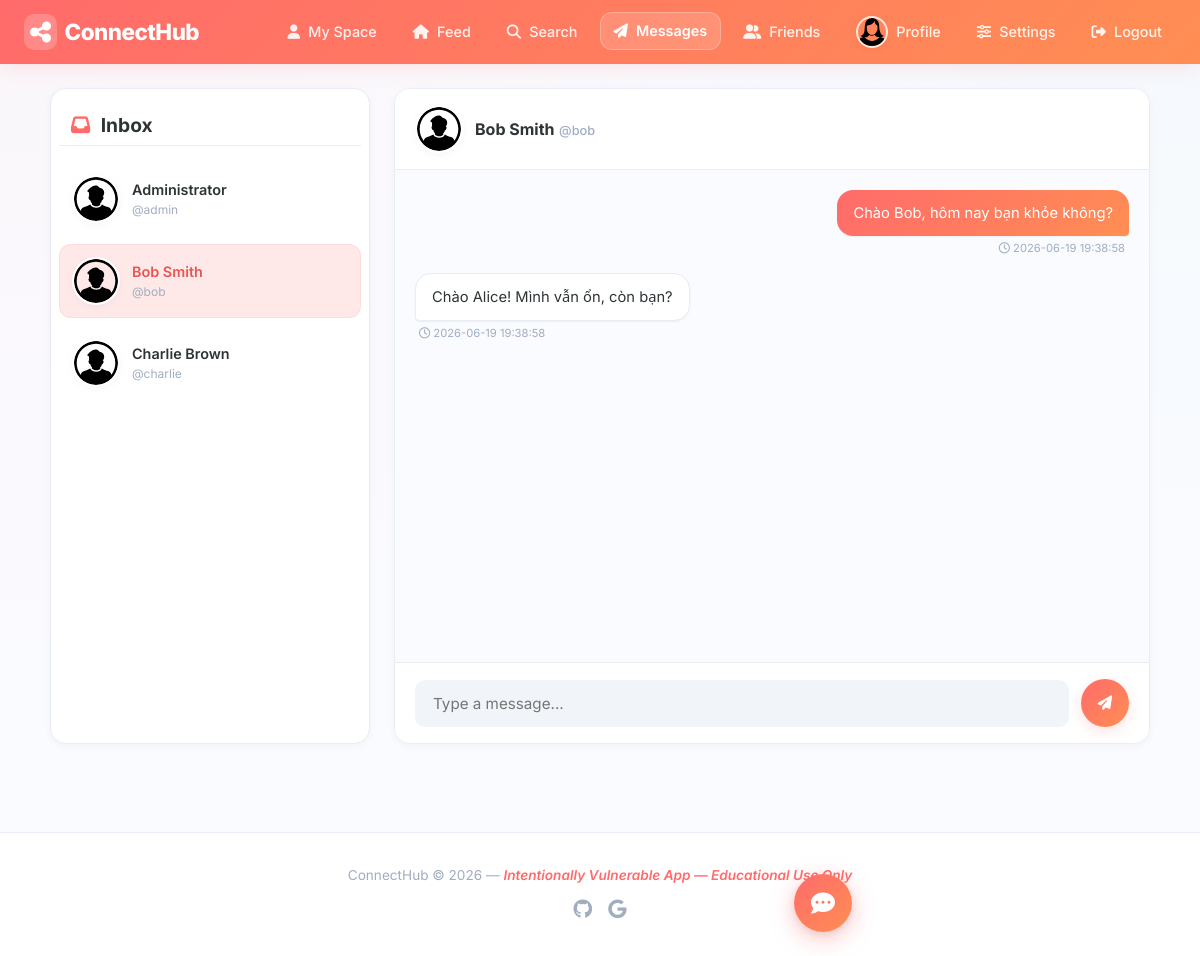
/app/messages.php?to=3 (signed in), run on the app's committed database.
### tables this page shows
CREATE TABLE users (
    id INT AUTO_INCREMENT PRIMARY KEY,
    username VARCHAR(50) UNIQUE NOT NULL,
    email VARCHAR(100) UNIQUE NOT NULL,
    password VARCHAR(255) NOT NULL,
    full_name VARCHAR(100),
    gender ENUM('male','female') DEFAULT 'male',
    bio TEXT,
    avatar VARCHAR(255) DEFAULT 'default-male.svg',
     
    session_token VARCHAR(64),
    oauth_provider VARCHAR(20),
    oauth_id VARCHAR(100),
     
    oauth_scope VARCHAR(255) DEFAULT 'read',
    is_admin TINYINT(1) DEFAULT 0,
    is_banned TINYINT(1) DEFAULT 0,
    ban_reason VARCHAR(255),
    banned_at TIMESTAMP NULL,
    created_at TIMESTAMP DEFAULT CURRENT_TIMESTAMP
);

CREATE TABLE messages (
    id INT AUTO_INCREMENT PRIMARY KEY,
    sender_id INT NOT NULL,
    receiver_id INT NOT NULL,
     
    content TEXT NOT NULL,
    is_read TINYINT(1) DEFAULT 0,
    created_at TIMESTAMP DEFAULT CURRENT_TIMESTAMP,
    FOREIGN KEY (sender_id) REFERENCES users(id),
    FOREIGN KEY (receiver_id) REFERENCES users(id)
);

### app/includes/security.php (called while the page is built, shortened)
<?php
function normalize_security_route($uri = null) {
    if ($uri === null || $uri === '') {
        $uri = $_SERVER['SCRIPT_NAME'] ?? ($_SERVER['REQUEST_URI'] ?? '');
    }
    $route = explode('?', (string)$uri, 2)[0];
    $route = preg_replace('#/+#', '/', $route);
    $route = '/' . ltrim($route, '/');
    return $route === '/' ? '/' : $route;
}
function ai_fix_rule_active($conn, $event_type, $route = null) {
    $route = normalize_security_route($route);
    $safe_type = $conn->real_escape_string($event_type);
    $safe_route = $conn->real_escape_string($route);
    $res = $conn->query("
        SELECT id
        FROM ai_fix_rules
        WHERE is_active=1 AND event_type='$safe_type' AND route='$safe_route'
        LIMIT 1
    ");
    return $res && $res->num_rows > 0;
}
?>

### app/messages.php (the view, shortened to what this page needs)
<?php
require_once 'includes/db.php';
$me = $_SESSION['user_id'];
$xss_ai_fixed = ai_fix_rule_active($conn, 'xss_probe', '/messages.php');
$to = isset($_GET['to']) ? (int)$_GET['to'] : 0;
if ($to) {
    $conn->query("UPDATE messages SET is_read=1 WHERE receiver_id=$to AND sender_id=$me");
    $msgs = $conn->query("
        SELECT m.*,
               u1.username as sender_name, u1.avatar as sender_avatar,
               u2.username as recv_name
        FROM messages m
        JOIN users u1 ON m.sender_id = u1.id
        JOIN users u2 ON m.receiver_id = u2.id
        WHERE (m.sender_id=$me AND m.receiver_id=$to)
           OR (m.sender_id=$to AND m.receiver_id=$me)
        ORDER BY m.created_at ASC
    ");
    $other_user = $conn->query("SELECT * FROM users WHERE id=$to")->fetch_assoc();
}
$inbox = $conn->query("
    SELECT DISTINCT
        CASE WHEN sender_id=$me THEN receiver_id ELSE sender_id END as other_id,
        u.username, u.avatar, u.full_name,
        MAX(m.created_at) as last_msg
    FROM messages m
    JOIN users u ON u.id = CASE WHEN m.sender_id=$me THEN m.receiver_id ELSE m.sender_id END
    WHERE m.sender_id=$me OR m.receiver_id=$me
    GROUP BY other_id, u.username, u.avatar, u.full_name
    ORDER BY last_msg DESC
");
?>
<?php require_once 'includes/header.php'; ?>
<div class="messages-layout animate-fade-in">
    <div class="inbox-list card">
        <h3><i class="fas fa-inbox" style="color: var(--primary); margin-right: 6px;"></i> Inbox</h3>
        <?php while ($conv = $inbox->fetch_assoc()): ?>
        <a href="messages.php?to=<?= $conv['other_id'] ?>" class="inbox-item <?= ($to == $conv['other_id']) ? 'active' : '' ?>">
            <img src="/uploads/<?= htmlspecialchars($conv['avatar']) ?>" class="avatar-sm">
            <div>
                <strong><?= htmlspecialchars($conv['full_name']) ?></strong>
                <small class="text-muted">@<?= htmlspecialchars($conv['username']) ?></small>
            </div>
        </a>
        <?php endwhile; ?>
    </div>
    <div class="chat-window card">
        <?php if ($to && $other_user): ?>
            <div class="chat-header">
                <img src="/uploads/<?= htmlspecialchars($other_user['avatar']) ?>" class="avatar-sm">
                <div>
                    <strong><?= htmlspecialchars($other_user['full_name']) ?></strong>
                    <a href="profile.php?id=<?= $to ?>" class="text-muted">@<?= htmlspecialchars($other_user['username']) ?></a>
                </div>
            </div>
            <div class="chat-messages" id="chatBox">
                <?php while ($msg = $msgs->fetch_assoc()): ?>
                <div class="message <?= ($msg['sender_id'] == $me) ? 'msg-sent' : 'msg-recv' ?>">
                    <div class="msg-bubble"><?= $xss_ai_fixed ? ai_safe_html($msg['content']) : $msg['content'] ?></div>
                    <small class="msg-time"><i class="far fa-clock"></i> <?= $msg['created_at'] ?></small>
                </div>
                <?php endwhile; ?>
            </div>
            <form method="POST" class="chat-input" id="chatForm">
                <input type="text" name="content" id="chatInput" class="form-control" placeholder="Type a message..." required autocomplete="off">
                <button type="submit" name="send" class="btn btn-primary" aria-label="Send Message"><i class="fas fa-paper-plane"></i></button>
            </form>
        <?php endif; ?>
    </div>
</div>
<?php require_once 'includes/footer.php'; ?>

### app/includes/header.php (shortened to what this page needs)
<?php
$current_page = basename($_SERVER['SCRIPT_NAME']);
function is_active($page, $current_page) {
    return $current_page === $page ? 'active' : '';
}
$is_admin_session = !empty($_SESSION['is_admin']);
$home_url = isset($_SESSION['user_id']) ? ($is_admin_session ? '/admin.php' : '/user.php') : '/index.php';
$header_user = null;
if (isset($_SESSION['user_id'])) {
    $header_uid = (int)$_SESSION['user_id'];
    $header_res = $conn->query("SELECT avatar, full_name, username FROM users WHERE id = $header_uid");
    if ($header_res && $header_res->num_rows > 0) {
        $header_user = $header_res->fetch_assoc();
    }
}
?>
<!DOCTYPE html>
<html lang="en">
<head>
    <link rel="stylesheet" href="/css/style.css?v=1.1">
    <link rel="stylesheet" href="https://cdnjs.cloudflare.com/ajax/libs/font-awesome/6.4.0/css/all.min.css">
</head>
<body>
<nav class="navbar">
    <div class="nav-brand">
        <a href="<?= $home_url ?>"><i class="fas fa-share-nodes"></i> ConnectHub</a>
    </div>
    <div class="nav-links" id="navLinks">
        <?php if (isset($_SESSION['user_id'])): ?>
            <?php if ($is_admin_session): ?>
                <a href="/admin.php" class="<?= is_active('admin.php', $current_page) ?>"><i class="fas fa-gauge-high"></i> Admin</a>
                <a href="/admin.php#posts"><i class="fas fa-list-check"></i> Posts</a>
                <a href="/admin.php#users"><i class="fas fa-users-gear"></i> Users</a>
                <a href="/admin.php#security"><i class="fas fa-shield-halved"></i> Security</a>
            <?php else: ?>
                <a href="/user.php" class="<?= is_active('user.php', $current_page) ?>"><i class="fas fa-user"></i> My Space</a>
                <a href="/index.php" class="<?= is_active('index.php', $current_page) ?>"><i class="fas fa-house"></i> Feed</a>
                <a href="/search.php" class="<?= is_active('search.php', $current_page) ?>"><i class="fas fa-magnifying-glass"></i> Search</a>
                <a href="/messages.php" class="<?= is_active('messages.php', $current_page) ?>"><i class="fas fa-paper-plane"></i> Messages</a>
                <a href="/friends.php" class="<?= is_active('friends.php', $current_page) ?>"><i class="fas fa-user-group"></i> Friends</a>
                <a href="/profile.php?id=<?= (int)$_SESSION['user_id'] ?>" class="<?= is_active('profile.php', $current_page) ?>">
                    <?php if ($header_user && $header_user['avatar']): ?>
                        <img src="/uploads/<?= htmlspecialchars($header_user['avatar']) ?>" class="avatar-xs" style="margin: -5px 0; border-color: rgba(255,255,255,0.8);">
                    <?php else: ?>
                        <i class="fas fa-user"></i>
                    <?php endif; ?>
                    Profile
                </a>
                <a href="/settings.php" class="<?= is_active('settings.php', $current_page) ?>"><i class="fas fa-sliders"></i> Settings</a>
            <?php endif; ?>
            <a href="/logout.php"><i class="fas fa-right-from-bracket"></i> Logout</a>
        <?php else: ?>
            <a href="/login.php" class="<?= is_active('login.php', $current_page) ?>"><i class="fas fa-right-to-bracket"></i> Login</a>
            <a href="/register.php" class="<?= is_active('register.php', $current_page) ?>"><i class="fas fa-user-plus"></i> Register</a>
        <?php endif; ?>
    </div>
</nav>
<div class="container">

### data on the page
users: avatar (placeholder picture)
users: avatar (placeholder picture), full_name "Bob Smith", username "bob"
messages: content "Chào Bob, hôm nay bạn khỏe không?", created_at "2026-06-19 19:38:58"
messages: content "Chào Alice! Mình vẫn ổn, còn bạn?", created_at "2026-06-19 19:38:58"

### other printed values
$conv['full_name'] "Administrator"
$conv['username'] "admin"
$conv['full_name'] "Bob Smith"
$conv['username'] "bob"
$conv['full_name'] "Charlie Brown"
$conv['username'] "charlie"
